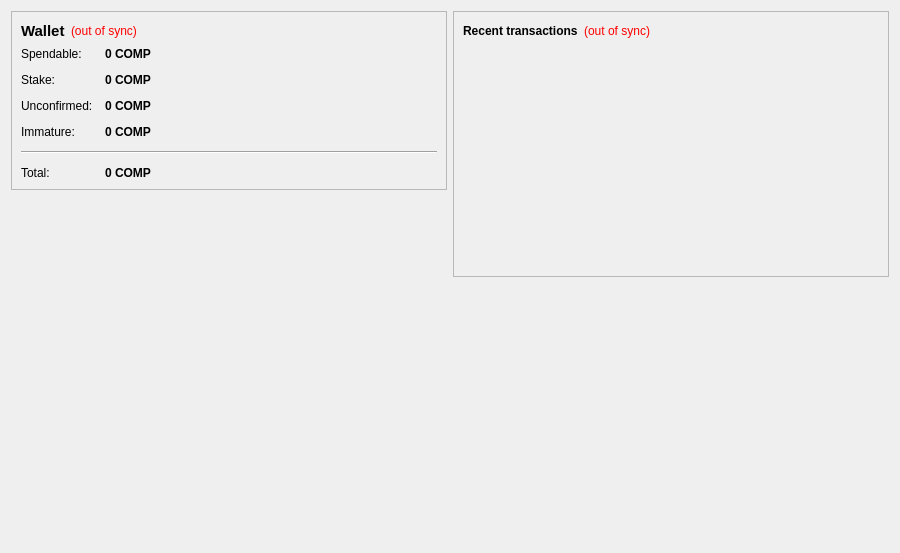
<?xml version="1.0" encoding="UTF-8"?>
<ui version="4.0">
 <class>OverviewPage</class>
 <widget class="QWidget" name="OverviewPage">
  <property name="geometry">
   <rect>
    <x>0</x>
    <y>0</y>
    <width>900</width>
    <height>553</height>
   </rect>
  </property>
  <property name="windowTitle">
   <string>Form</string>
  </property>
  <layout class="QHBoxLayout" name="horizontalLayout" stretch="1,1">
   <item>
    <layout class="QVBoxLayout" name="verticalLayout_2">
     <item>
      <widget class="QFrame" name="frame">
       <property name="frameShape">
        <enum>QFrame::StyledPanel</enum>
       </property>
       <property name="frameShadow">
        <enum>QFrame::Raised</enum>
       </property>
       <layout class="QVBoxLayout" name="verticalLayout_4">
        <item>
         <layout class="QHBoxLayout" name="horizontalLayout_4">
          <item>
           <widget class="QLabel" name="label_5">
            <property name="font">
             <font>
              <pointsize>11</pointsize>
              <weight>75</weight>
              <bold>true</bold>
             </font>
            </property>
            <property name="text">
             <string>Wallet</string>
            </property>
           </widget>
          </item>
          <item>
           <widget class="QLabel" name="labelWalletStatus">
            <property name="toolTip">
             <string>The displayed information may be out of date. Your wallet automatically synchronizes with the Compound network after a connection is established, but this process has not completed yet.</string>
            </property>
            <property name="styleSheet">
             <string notr="true">QLabel { color: red; }</string>
            </property>
            <property name="text">
             <string notr="true">(out of sync)</string>
            </property>
            <property name="alignment">
             <set>Qt::AlignLeading|Qt::AlignLeft|Qt::AlignVCenter</set>
            </property>
           </widget>
          </item>
          <item>
           <spacer name="horizontalSpacer_2">
            <property name="orientation">
             <enum>Qt::Horizontal</enum>
            </property>
            <property name="sizeHint" stdset="0">
             <size>
              <width>40</width>
              <height>20</height>
             </size>
            </property>
           </spacer>
          </item>
         </layout>
        </item>
        <item>
         <layout class="QFormLayout" name="formLayout_2">
          <property name="fieldGrowthPolicy">
           <enum>QFormLayout::AllNonFixedFieldsGrow</enum>
          </property>
          <property name="horizontalSpacing">
           <number>12</number>
          </property>
          <property name="verticalSpacing">
           <number>12</number>
          </property>
          <item row="0" column="0">
           <widget class="QLabel" name="label">
            <property name="text">
             <string>Spendable:</string>
            </property>
           </widget>
          </item>
          <item row="0" column="1">
           <widget class="QLabel" name="labelBalance">
            <property name="font">
             <font>
              <weight>75</weight>
              <bold>true</bold>
             </font>
            </property>
            <property name="cursor">
             <cursorShape>IBeamCursor</cursorShape>
            </property>
            <property name="toolTip">
             <string>Your current spendable balance</string>
            </property>
            <property name="text">
             <string notr="true">0 COMP</string>
            </property>
            <property name="textInteractionFlags">
             <set>Qt::LinksAccessibleByMouse|Qt::TextSelectableByKeyboard|Qt::TextSelectableByMouse</set>
            </property>
           </widget>
          </item>
          <item row="1" column="0">
           <widget class="QLabel" name="label_6">
            <property name="text">
             <string>Stake:</string>
            </property>
           </widget>
          </item>
          <item row="1" column="1">
           <widget class="QLabel" name="labelStake">
            <property name="font">
             <font>
              <weight>75</weight>
              <bold>true</bold>
             </font>
            </property>
            <property name="cursor">
             <cursorShape>IBeamCursor</cursorShape>
            </property>
            <property name="toolTip">
             <string>Total of coins that were staked, and do not yet count toward the current balance</string>
            </property>
            <property name="text">
             <string notr="true">0 COMP</string>
            </property>
            <property name="textInteractionFlags">
             <set>Qt::LinksAccessibleByMouse|Qt::TextSelectableByKeyboard|Qt::TextSelectableByMouse</set>
            </property>
           </widget>
          </item>
          <item row="2" column="0">
           <widget class="QLabel" name="label_3">
            <property name="text">
             <string>Unconfirmed:</string>
            </property>
           </widget>
          </item>
          <item row="2" column="1">
           <widget class="QLabel" name="labelUnconfirmed">
            <property name="font">
             <font>
              <weight>75</weight>
              <bold>true</bold>
             </font>
            </property>
            <property name="cursor">
             <cursorShape>IBeamCursor</cursorShape>
            </property>
            <property name="toolTip">
             <string>Total of transactions that have yet to be confirmed, and do not yet count toward the current balance</string>
            </property>
            <property name="text">
             <string notr="true">0 COMP</string>
            </property>
            <property name="textInteractionFlags">
             <set>Qt::LinksAccessibleByMouse|Qt::TextSelectableByKeyboard|Qt::TextSelectableByMouse</set>
            </property>
           </widget>
          </item>
          <item row="3" column="0">
           <widget class="QLabel" name="labelImmatureText">
            <property name="text">
             <string>Immature:</string>
            </property>
           </widget>
          </item>
          <item row="3" column="1">
           <widget class="QLabel" name="labelImmature">
            <property name="font">
             <font>
              <weight>75</weight>
              <bold>true</bold>
             </font>
            </property>
            <property name="toolTip">
             <string>Mined balance that has not yet matured</string>
            </property>
            <property name="text">
             <string notr="true">0 COMP</string>
            </property>
            <property name="textInteractionFlags">
             <set>Qt::LinksAccessibleByMouse|Qt::TextSelectableByKeyboard|Qt::TextSelectableByMouse</set>
            </property>
           </widget>
          </item>
          <item row="4" column="0" colspan="2">
           <widget class="Line" name="line">
            <property name="orientation">
             <enum>Qt::Horizontal</enum>
            </property>
           </widget>
          </item>
          <item row="5" column="0">
           <widget class="QLabel" name="labelTotalText">
            <property name="text">
             <string>Total:</string>
            </property>
           </widget>
          </item>
          <item row="5" column="1">
           <widget class="QLabel" name="labelTotal">
            <property name="font">
             <font>
              <weight>75</weight>
              <bold>true</bold>
             </font>
            </property>
            <property name="cursor">
             <cursorShape>IBeamCursor</cursorShape>
            </property>
            <property name="toolTip">
             <string>Your current total balance</string>
            </property>
            <property name="text">
             <string notr="true">0 COMP</string>
            </property>
            <property name="textInteractionFlags">
             <set>Qt::LinksAccessibleByMouse|Qt::TextSelectableByKeyboard|Qt::TextSelectableByMouse</set>
            </property>
           </widget>
          </item>
         </layout>
        </item>
       </layout>
      </widget>
     </item>
     <item>
      <spacer name="verticalSpacer">
       <property name="orientation">
        <enum>Qt::Vertical</enum>
       </property>
       <property name="sizeHint" stdset="0">
        <size>
         <width>20</width>
         <height>40</height>
        </size>
       </property>
      </spacer>
     </item>
     <item>
      <widget class="QLabel" name="label_2">
       <property name="autoFillBackground">
        <bool>true</bool>
       </property>
       <property name="text">
        <string/>
       </property>
       <property name="pixmap">
        <pixmap resource="../bitcoin.qrc">:/images/wallet</pixmap>
       </property>
       <property name="scaledContents">
        <bool>false</bool>
       </property>
       <property name="alignment">
        <set>Qt::AlignCenter</set>
       </property>
       <property name="margin">
        <number>0</number>
       </property>
      </widget>
     </item>
    </layout>
   </item>
   <item>
    <layout class="QVBoxLayout" name="verticalLayout_3">
     <item>
      <widget class="QFrame" name="frame_2">
       <property name="frameShape">
        <enum>QFrame::StyledPanel</enum>
       </property>
       <property name="frameShadow">
        <enum>QFrame::Raised</enum>
       </property>
       <layout class="QVBoxLayout" name="verticalLayout">
        <item>
         <layout class="QHBoxLayout" name="horizontalLayout_2">
          <item>
           <widget class="QLabel" name="label_4">
            <property name="text">
             <string>&lt;b&gt;Recent transactions&lt;/b&gt;</string>
            </property>
           </widget>
          </item>
          <item>
           <widget class="QLabel" name="labelTransactionsStatus">
            <property name="toolTip">
             <string>The displayed information may be out of date. Your wallet automatically synchronizes with the Compound network after a connection is established, but this process has not completed yet.</string>
            </property>
            <property name="styleSheet">
             <string notr="true">QLabel { color: red; }</string>
            </property>
            <property name="text">
             <string notr="true">(out of sync)</string>
            </property>
            <property name="alignment">
             <set>Qt::AlignRight|Qt::AlignTrailing|Qt::AlignVCenter</set>
            </property>
           </widget>
          </item>
          <item>
           <spacer name="horizontalSpacer">
            <property name="orientation">
             <enum>Qt::Horizontal</enum>
            </property>
            <property name="sizeHint" stdset="0">
             <size>
              <width>40</width>
              <height>20</height>
             </size>
            </property>
           </spacer>
          </item>
         </layout>
        </item>
        <item>
         <widget class="QListView" name="listTransactions">
          <property name="styleSheet">
           <string notr="true">QListView { background: transparent; }</string>
          </property>
          <property name="frameShape">
           <enum>QFrame::NoFrame</enum>
          </property>
          <property name="verticalScrollBarPolicy">
           <enum>Qt::ScrollBarAlwaysOff</enum>
          </property>
          <property name="horizontalScrollBarPolicy">
           <enum>Qt::ScrollBarAlwaysOff</enum>
          </property>
          <property name="selectionMode">
           <enum>QAbstractItemView::NoSelection</enum>
          </property>
         </widget>
        </item>
       </layout>
      </widget>
     </item>
     <item>
      <spacer name="verticalSpacer_2">
       <property name="orientation">
        <enum>Qt::Vertical</enum>
       </property>
       <property name="sizeHint" stdset="0">
        <size>
         <width>20</width>
         <height>40</height>
        </size>
       </property>
      </spacer>
     </item>
    </layout>
   </item>
  </layout>
 </widget>
 <resources>
  <include location="../bitcoin.qrc"/>
 </resources>
 <connections/>
</ui>
